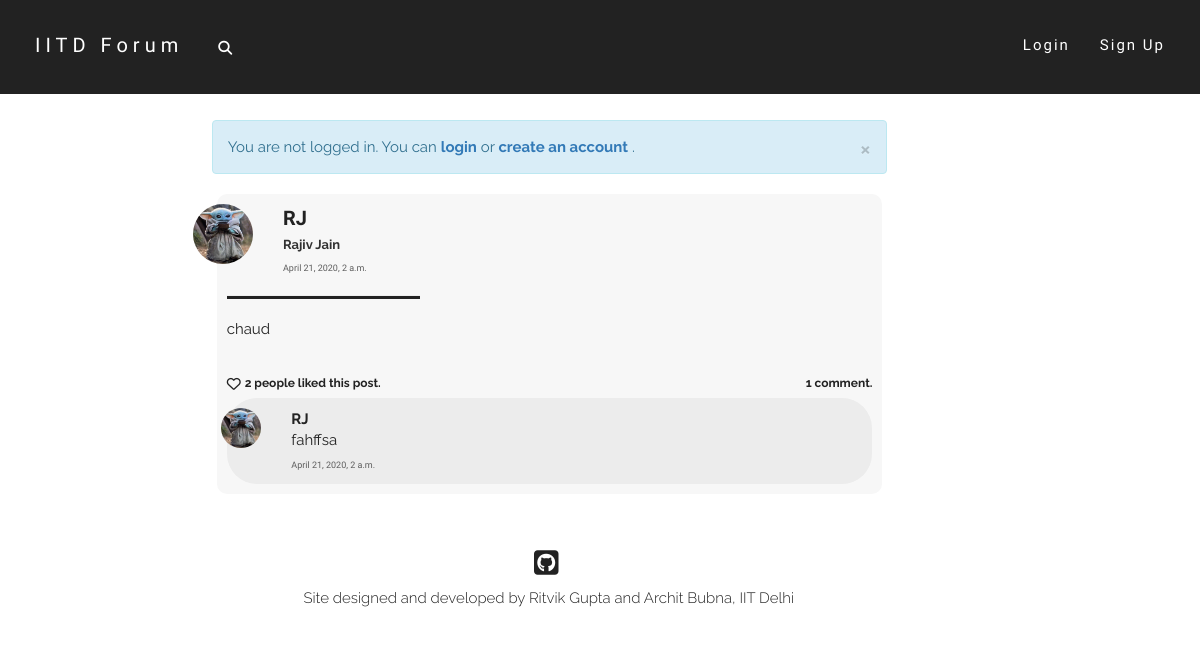
The app's page /post/2/ with its own data.
### post/models.py (models this page shows, shortened)
class Post(models.Model):
    text = models.TextField(max_length = 5000)
    author = models.ForeignKey(User, on_delete = models.CASCADE)
    pub_date = models.DateTimeField(default = timezone.now())

class PostLike(models.Model):
    parent_post = models.OneToOneField(Post, on_delete=models.CASCADE)
    likers = models.ManyToManyField(User, blank=True)

class Comment(models.Model):
    parent_post = models.ForeignKey(Post, on_delete = models.CASCADE)
    text = models.CharField(max_length = 500)
    author = models.ForeignKey(User, on_delete = models.CASCADE)
    pub_date = models.DateTimeField(default = timezone.now())

### users/models.py (models this page shows, shortened)
class Profile(models.Model):
    parent_user = models.OneToOneField(User, on_delete=models.CASCADE)
    date_of_birth = models.DateField()
    first_name = models.CharField(max_length=50)
    last_name = models.CharField(max_length=50)
    gender = models.CharField(max_length=100, default="Male")
    dept = models.CharField(max_length=100, default="None")
    hostel = models.CharField(max_length=100, default="None")
    image = models.ImageField(default='default.jpg',upload_to='profile-pics')
    bio = models.TextField(default='', max_length=200)
    def full_name(self):
        return self.first_name + ' ' + self.last_name

### post/views.py (the view)
# urls.py: path('<int:post_id>/', views.post_view, name='post_view'),
def post_view(request, post_id):
    try:
        post = Post.objects.get(id=post_id)
    except Post.DoesNotExist:
        raise Http404("ERROR 404: Post does not exist")
    comments = post.comment_set.order_by('-pub_date')
    return render(request, 'post/post_view.html', {'post': post, 'comments': comments, 'title':'Post by '+post.author.username})

### post/templates/post/post_view.html (shortened to what this page needs)
{% extends "post/base.html" %}
{% load post_filters %}
{% block content %}
<div class="home-post-div">
    <div class="row">
        <div class="col-md-1">
            <img class="img-circle profile-pic" width=60 height=60 src="{{ post.author.profile.image.url }}" alt="default.jpg">
        </div>
        <div class="col-md-10">
            <a href="{% url 'users:profile_view' post.author.username %}" class="post-head">
                <font class="username-font">
                    <b>{{post.author.username}}</b>
                </font>
                <br>
                <font class="name-font">
                    {{post.author.profile.full_name}}
                </font>
            </a>
            <br>
            <font class="date-font">
                {{post.pub_date}}
            </font>
        </div>
        <div class="col-md-1 delete-div">
        </div>
    </div>
    <hr class="hr1" align="left">
    <font class="post-content-font">
        <div class="content-div">
            {{post.text|urlize|linebreaks|tagize|safe}}
        </div>
    </font>
    <br>
    <div class="like-wrapper">
        {% if request.user in post.postlike.likers.all %}
            <div class="like-button-wrapper">
                <i class="fa fa-heart liked like-button" aria-hidden="true" id="like{{ post.id }}" data-catid="{{ post.id }}"></i>
            </div>
            <a href="#" data-toggle="modal" data-target="#like-modal-{{post.id}}" target="_blank">
                <div class="likes-count like-count-font" id="likes-count{{ post.id }}" data-catid="{{post.postlike.likers.count}}">
                    {% if post.postlike.likers.count == 1 %}
                        You liked this post.
                    {% elif post.postlike.likers.count == 2 %}
                        You and one other liked this post.
                    {% else %}
                        You and {{ post.postlike.likers.count|add:"-1" }} others liked this post.
                    {% endif %}
                </div>
            </a>
        {% else %}
            <div class="like-button-wrapper">
                {% if request.user.is_authenticated %}
                    <i class="fa fa-heart-o likes like-button" aria-hidden="true" id="like{{ post.id }}" data-catid="{{ post.id }}"></i>
                {% else %}
                    <a href="{% url 'login' %}"><i class="fa fa-heart-o likes like-button" aria-hidden="true" id="like{{ post.id }}" data-catid="{{ post.id }}"></i></a>
                {% endif %}
            </div>
            <a href="#" data-toggle="modal" data-target="#like-modal-{{post.id}}" target="_blank">
                <div class="likes-count like-count-font" id="likes-count{{ post.id }}" data-catid="{{post.postlike.likers.count}}">
                    {% if post.postlike.likers.count == 0 %}
                        No likes yet.
                    {% elif post.postlike.likers.count == 1 %}
                        One person liked this post.
                    {% else %}
                        {{ post.postlike.likers.count }} people liked this post.
                    {% endif %}
                </div>
            </a>
        {% endif %}
        <div class="comments-count like-count-font">
            {% if post.comment_set.all|length == 0 %}
                No comments yet.
            {% elif post.comment_set.all|length == 1 %}
                1 comment.
            {% else %}
                {{post.comment_set.all|length}} comments.
            {% endif %}
        </div>
    </div>
    {% for comment in post.comment_set.all|dictsortreversed:"pub_date" %}
        <div id="comment-{{comment.id}}-div">
            <div class="comment-div">
                <div class="row">
                    <div class="col-md-1">
                        <img class="img-circle profile-pic" width=40 height=40 src="{{ comment.author.profile.image.url }}" alt="default.jpg">
                    </div>
                    <div class="col-md-10 content-div">
                        <a href="{% url 'users:profile_view' comment.author.username %}" class="post-head">
                        <font class="comment-username-font">
                            <b>{{comment.author.username}}</b>
                            </a>
                              {{comment.text|urlize|linebreaks|tagize|safe}}
                        <font class="date-font">
                            {{comment.pub_date}}
                        </font>
                    </div>
                    <div class="col-md-1 comment-delete-div">
                    </div>
                </div>
            </div>
        </div>
    {% endfor %}
</div>
{% endblock %}

### post/static/post/style.css (style rules this page uses)
html, body { width: auto !important; overflow-x: hidden !important; }
body { position:relative; max-width:100%; }
.home-post-div { margin:5px; background-color: #f7f7f7; padding:10px; border-radius: 10px; }
.comment-div { padding:10px; margin-top:5px; border-radius: 30px; background-color: #ececec; }
.content-div { overflow-wrap:break-word; }
.username-font { font-family: 'Spartan',sans-serif; font-size:20px; color:#222; }
.comment-username-font { font-family: 'Raleway',sans-serif; font-size:15px; color:#222; text-decoration:none; }
.comment-username-font p { margin: 0; }
.name-font { font-family: 'Raleway',sans-serif; font-size:13px; font-weight: 700; color:rgb(49, 49, 49); }
.date-font { font-family: 'Spartan',sans-serif; font-size:9px; font-weight: 500; color:rgb(94, 94, 94); transition:all 0.3s ease; -webkit-transition:all 0.3s ease; -moz-transition:all 0.3s ease; -o-transition:all 0.3s ease; }
.profile-pic { float: right; object-fit: cover; transition:all 0.4s ease; -webkit-transition:all 0.4s ease; -moz-transition:all 0.4s ease; -o-transition:all 0.4s ease; }
.delete-div { padding-top: 5px; }
.post-content-font { font-family: 'Raleway',sans-serif; font-size:15px; color:#222; }
.like-count-font { font-family: 'Raleway',sans-serif; font-size:12px; font-weight: 700; color:#222; }
.like-wrapper { display: flex; }
.likes-count { margin-top: 3px; margin-left: 4px; margin-right: 4px; }
.comments-count { margin-top: 3px; margin-left:auto; margin-right:0; }
.like-button-wrapper { margin-top: 0.5px; }
.likes { color:#222; transition:all 0.4s ease; -webkit-transition:all 0.4s ease; -moz-transition:all 0.4s ease; -o-transition:all 0.4s ease; }
.hr1 { background-color:#222; width:30%; height:3px; }

### records on screen
Post: author.profile.image (picture), author.username "RJ", author.profile.full_name "Rajiv Jain", pub_date "April 21, 2020, 2 a.m.", text|tagize "chaud", postlike.likers.count "2"
Comment: author.profile.image (picture), author.username "RJ", text|tagize "fahffsa", pub_date "April 21, 2020, 2 a.m."
